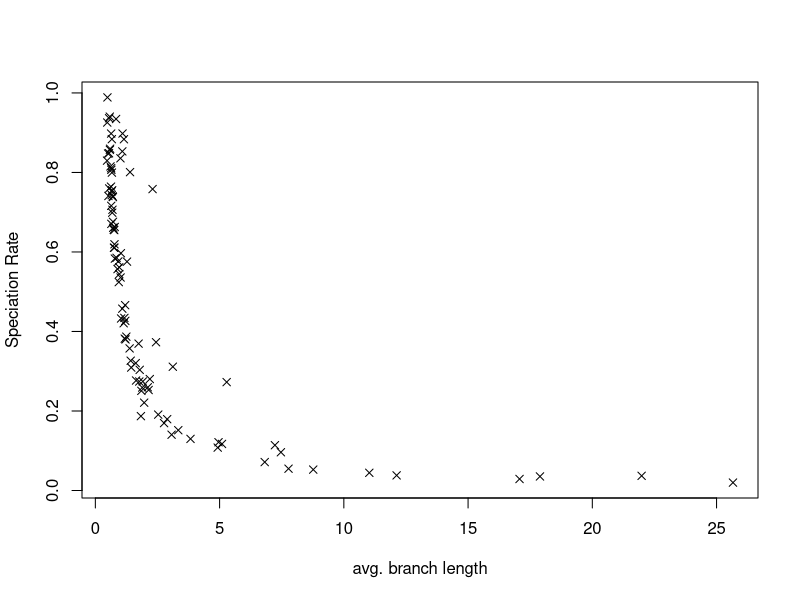
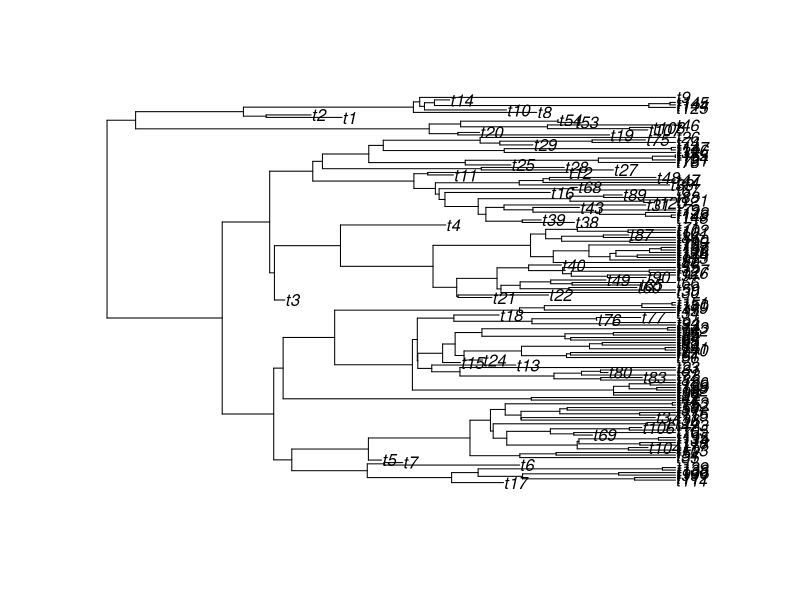
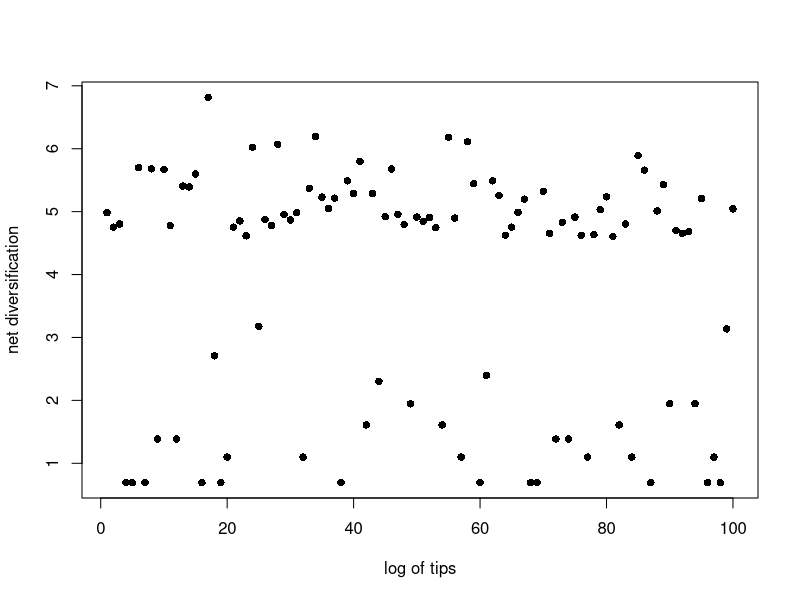
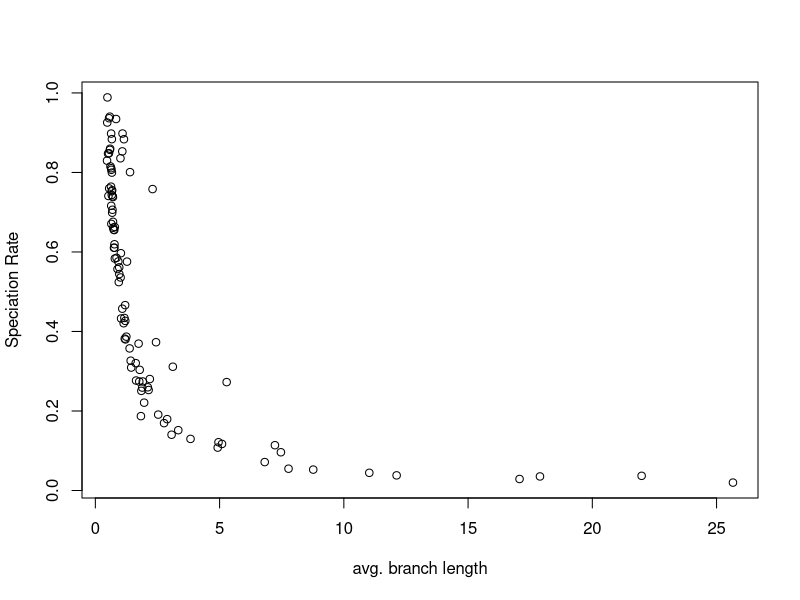
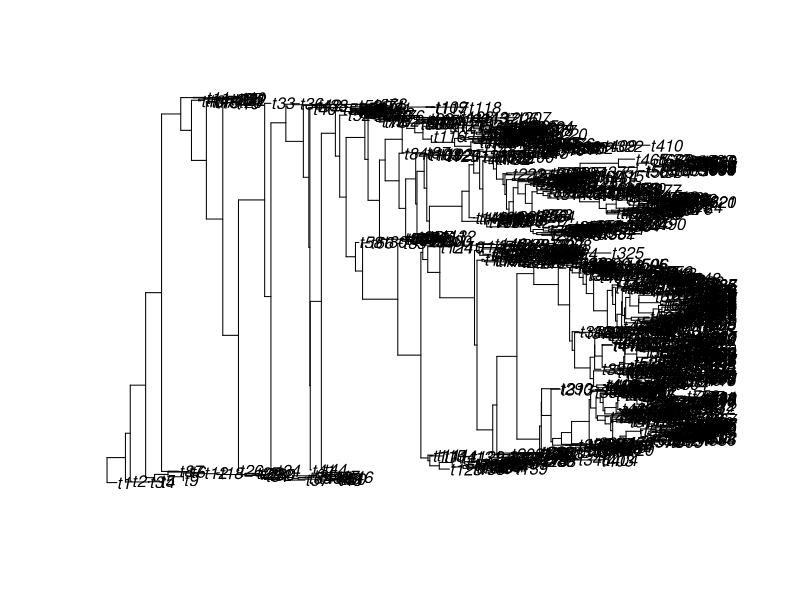
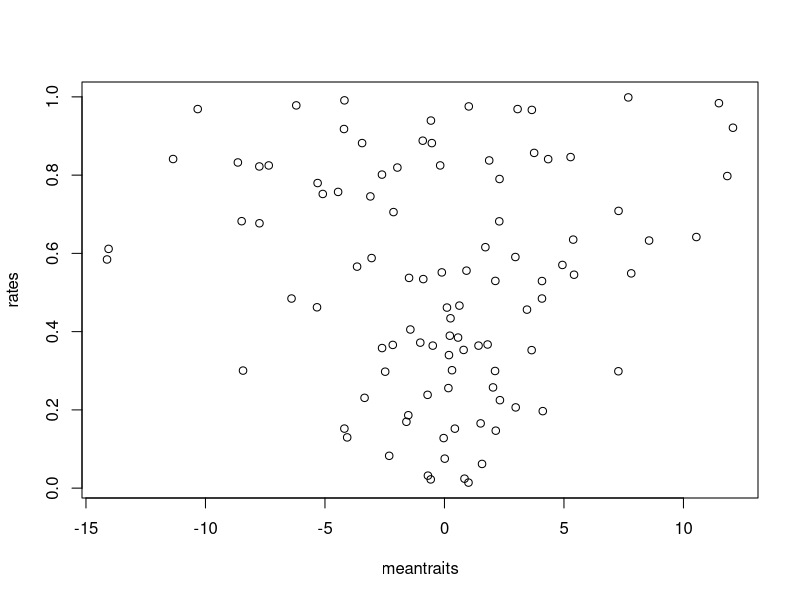
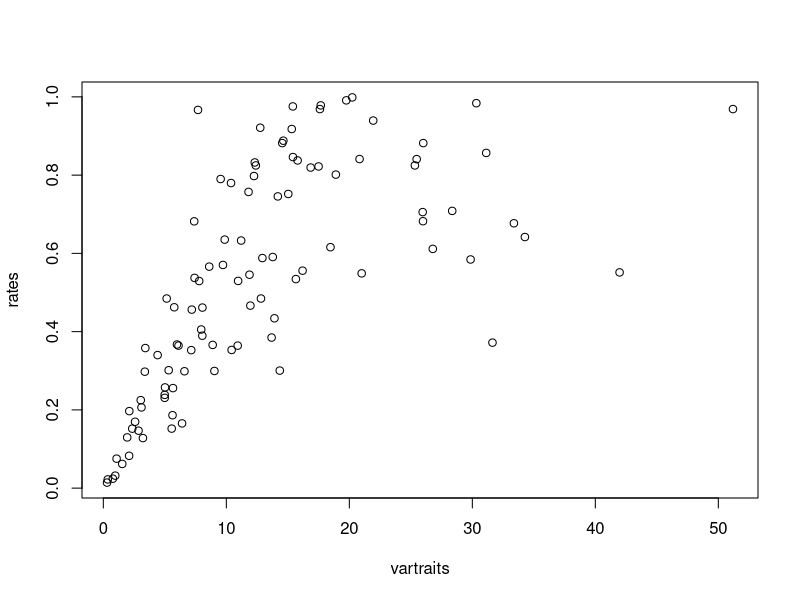
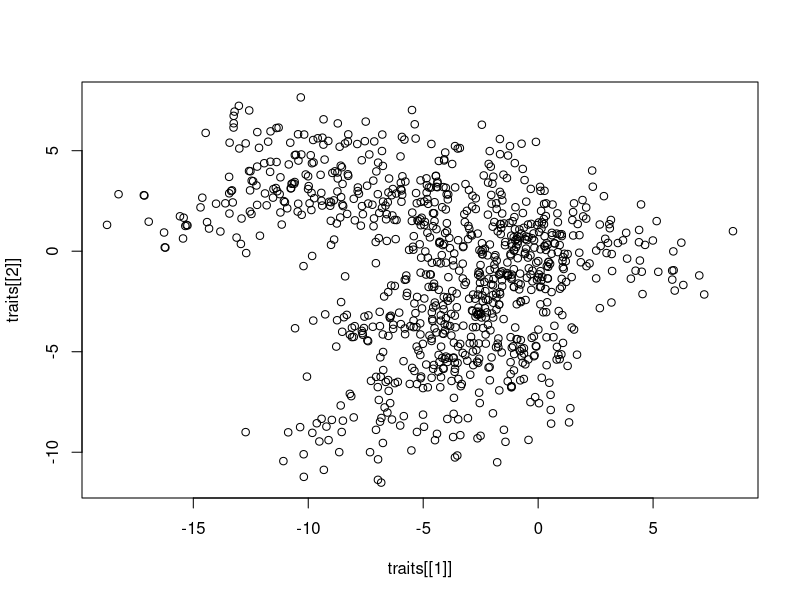

These figures' R source, in order: (Note: this script raises an error after producing the figures.)
getwd()
library(phytools)
trees<-list()
births<-vector()
Fractions<- vector()
random<- c()
random2<-c()
treelist<-c()
for(i in 1:100) {
  births[i]<- runif(1)
  Fractions[i]<- runif(1)
  trees[[i]]<- pbtree(b=births[i], d=(Fractions[i]*births[i]), n=100)
  random[[i]]<- births[i]
  random2[[i]]<- (Fractions[i])
  treelist[[i]]<- mean(trees[[i]]$edge.length)
}
pdf("Trees.pdf")
plot(trees[[i]])
dev.off()
trees[[100]]$tip.label
sapply(trees,Ntip)
tips<- log(sapply(trees,Ntip))
random3<-unlist(random)
head(tips)
pdf("logtip&diversificationQ4.pdf")
plot(tips,xlab="log of tips", ylab="net diversification", pch=16)
dev.off()
cor(tips,random3)
# The test shows there's not much of correlation between the logs of the total number of tips and the net diversification 
random4<- unlist(random2)
treelist2<- unlist(treelist)
plot(treelist2, random3, xlab="avg. branch length", ylab="Speciation Rate", pch=4)
pdf("Avg.branchlength&SpeciationRateQ5,6.pdf")
plot(treelist2, random3, xlab="avg. branch length", ylab="Speciation Rate", pch=1)
dev.off()
cor(treelist2,random4)
#The correlation test shows a negative value telling us the two do not have a relationship
Tree<- trees[[which.max(tips)]]
pdf("TreeQ7.pdf")
plot(Tree)
dev.off()
rates<- vector()
traits<-c()
meantraits<-c()
vartraits<-c()
for(i in 1:100) {
  rates[i]<-runif(1)
  traits[[i]]<-fastBM(tree=Tree, sig2=rates[i])
  meantraits[[i]]<-mean(traits[[i]])
  vartraits[[i]]<-var(traits[[i]])
}
meantraits<-unlist(meantraits)
pdf("meanoftraits&rateQ8.pdf")
plot(meantraits, rates)
dev.off()
cor(meantraits,rates)
#The small number given from the correlation test shows there's little relationship between the mean of traits and the rates
vartraits<-unlist(vartraits)
pdf("varianceoftraits&ratesQ9.pdf")
plot(vartraits,rates)
dev.off()
cor(vartraits,rates)
#The higher correlation number here shows that there's more of a relationship between the variance of traits and rates, than that of mean of traits and rates
pdf("08_plot.pdf")
plot(traits[[1]],traits[[2]])
dev.off()
cor(traits[[1]], traits[[2]])
traitMat<- cbind(traits[[1]], traits[[4]])
#The small number shows the 2 traits are not very closely related with one another 


#Extra Credit 
pdf("08_EC.pdf")
phylomorphospace(Tree, traitMat, xlab="Trait 1", ylab="Trait 2")
dev.off()
R.version()
